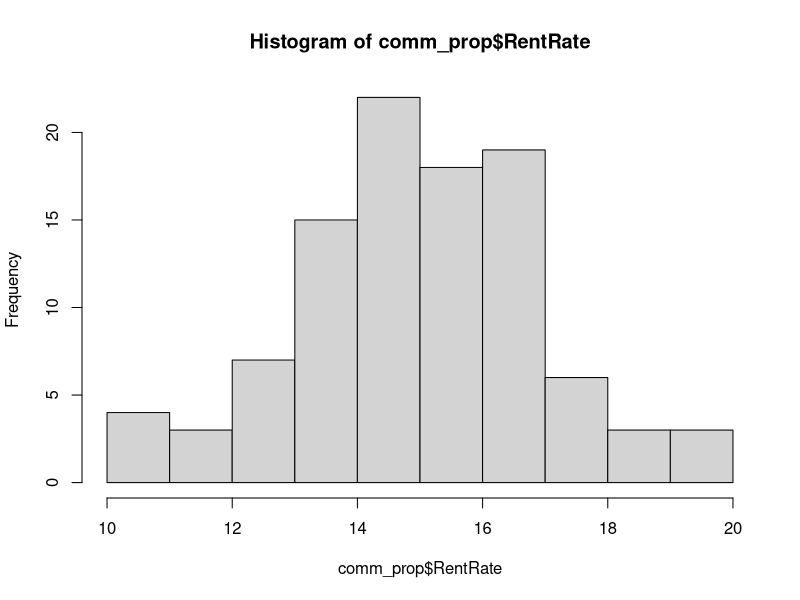
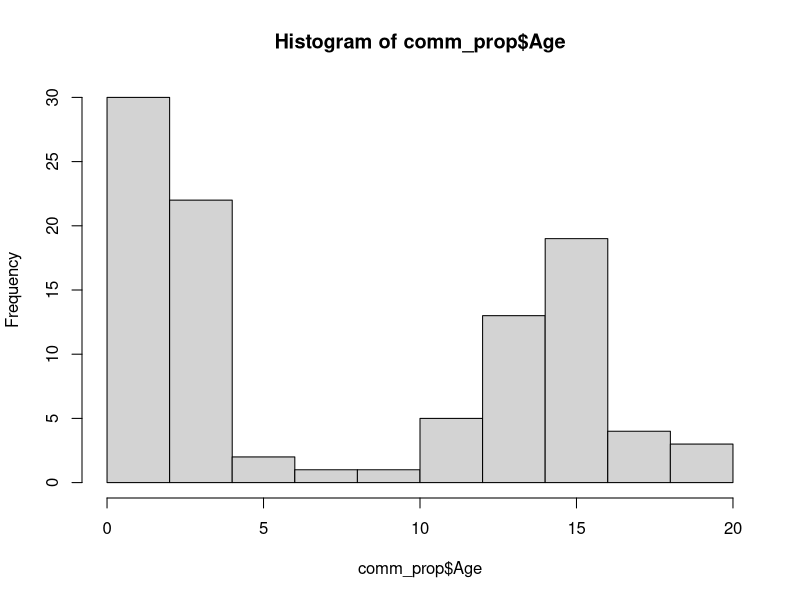
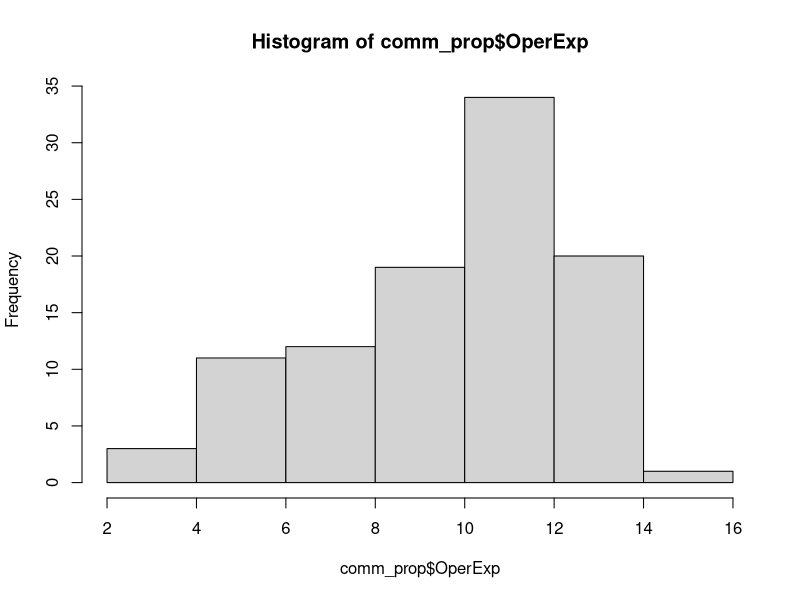
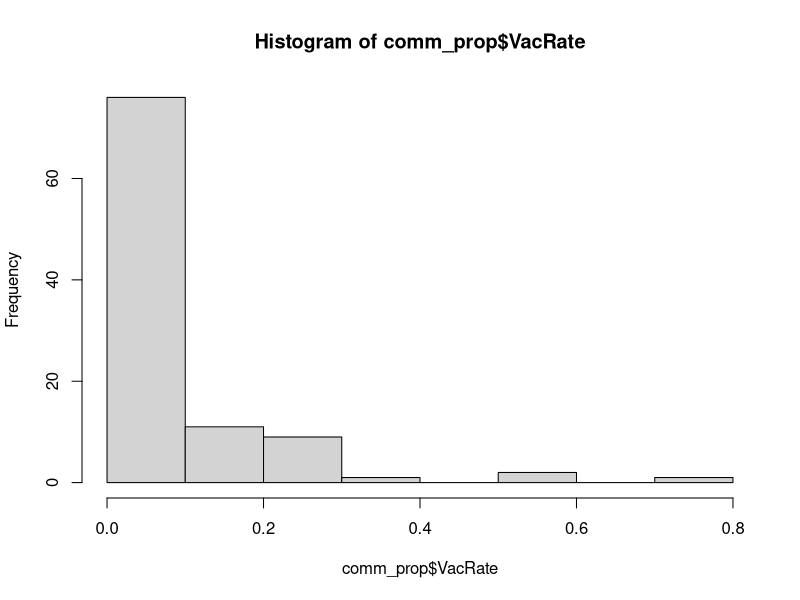
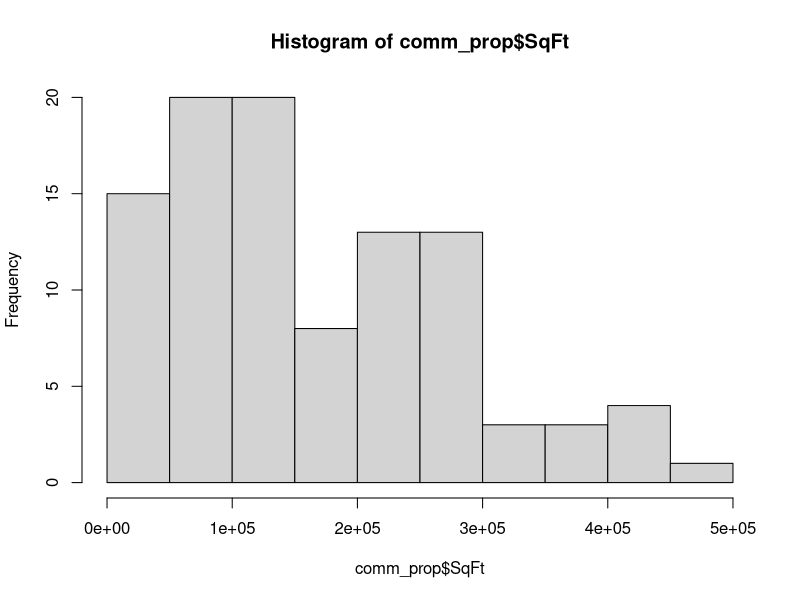
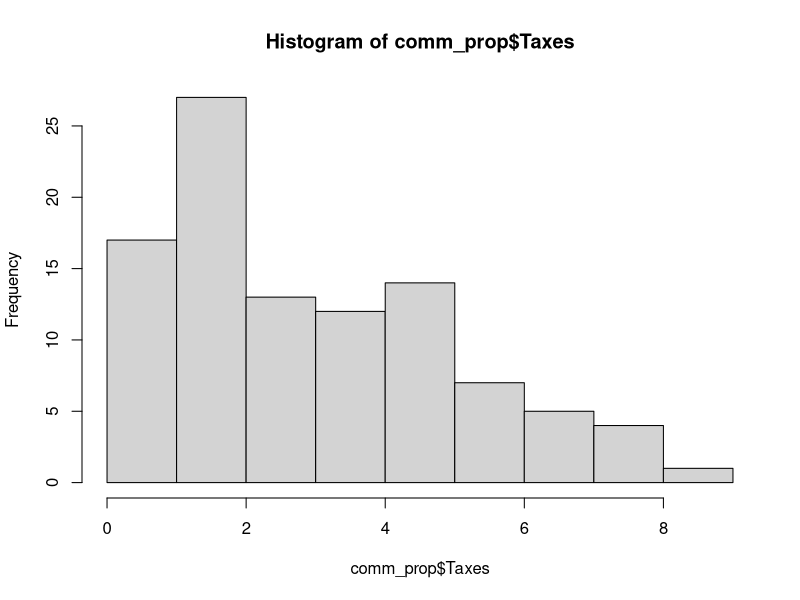

These figures' R source, in order: (Note: this script raises an error after producing the figures.)
library(ggplot2)
library(car)

comm_prop <- read.csv("comm_prop.csv")
comm_prop$W2MiDT <- factor(comm_prop$W2MiDT, labels = c("No", "Yes"))
hist(comm_prop$RentRate)
hist(comm_prop$Age)
hist(comm_prop$OperExp)
hist(comm_prop$VacRate)
hist(comm_prop$SqFt)
hist(comm_prop$Taxes)
hist(comm_prop$W2MiDT)

"VacRate's distrobution contains strong Right/positive skewness. SqFt contains a slight amount of 
right skewness. OperExp contains a slight amount of left/negative skewness. Age has an unusual 
ditrobutional shape to it as well."

round(cor(comm_prop),2)
library(corrplot)
corrplot(cor(comm_prop[,c(1:6)]), method="ellipse")

"RentRate and OperExp have a moderate correlation. RentRate and SqFt have a moderate correlation as well.
RentRate and Taxes share the same correlation with .58. W2MiDT has the strongest 
correlation with RentRate with a correlation coefficent of.70. SqFt and Taxes have a perfect correlatino
with 1.00. "

library(leaps)
subsets <- regsubsets(RentRate ~ ., data=comm_prop)
plot(subsets, scale="adjr2")
#^^ Based on the plot, our variable selection should be Age, OperExp, Taxes, and W2MiDT.

"Model's attributes:
Adjusted R^2: .73 -Very high adjusted R-squared value. 73% of the RentRate's variation can be 
explained by the Age, OperExp, W2MiDT, and Taxes variables.

F-statistic: 68.36

P-values:
Age: 1.73e-07
OperExp: 5.18e-07
W2MiDTYes: 1.66e-07

Model Coeficients:
Age:        -0.10398
OperExp:    0.23731
W2MiDTYes:  1.43475
Taxes:      0.36898
"
m <- lm(RentRate ~ Age+OperExp+W2MiDT+Taxes, data=comm_prop)
summary(m)
car::ncvTest(m) #pass
shapiro.test(m$residuals) #low p-valud but pass

"Tails are a bit out, this could suggest non-constant variance. However, we formally tested via the
ncvTest and did not reject the null hypothesis."
qqnorm(fit.2$residuals, pch=16)
qqline(fit.2$residuals)

# Does not suggest Multicollinearity.
car::vif(m)
